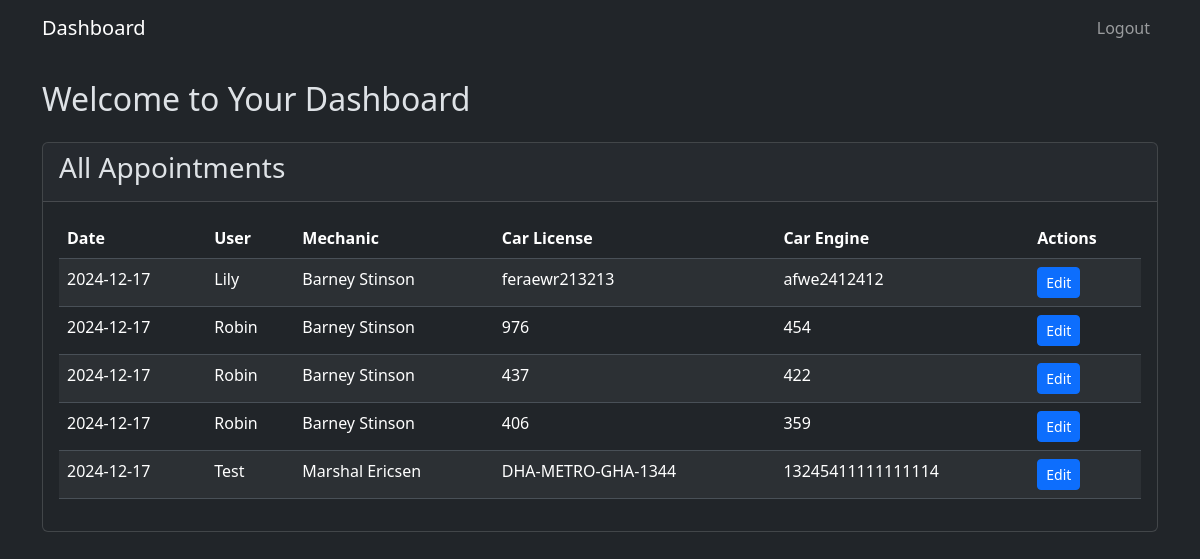
The page /admin on the database its author committed.
### tables this page shows
CREATE TABLE "Appointments" (
	"id"	INTEGER,
	"userID"	INTEGER,
	"mechanicID"	INTEGER,
	"carAppointmentDate"	DATETIME DEFAULT CURRENT_TIMESTAMP,
	"carLicenseNumber"	TEXT,
	"carEngineNumber"	INTEGER,
	PRIMARY KEY("id" AUTOINCREMENT),
	FOREIGN KEY("mechanicID") REFERENCES "mechanic"("id"),
	FOREIGN KEY("userID") REFERENCES "Users"("id")
);

CREATE TABLE "Users" (
	"id"	INTEGER,
	"name"	TEXT,
	"address"	TEXT,
	"phone"	TEXT,
	"username"	TEXT,
	"password"	TEXT,
	"role"	TEXT DEFAULT 'Client',
	PRIMARY KEY("id")
);

### app.py (the view)
@app.route('/admin')
def admin():
    tdata = getClientAppointments()
    data = []
    for i in tdata:
        data.append((getClientName(i[1]), getMechanicName(i[2]), i[3], i[4], i[5], i[0]))
    mechanics = showAllMechanics(datetime.now().strftime('%Y-%m-%d'))
    return render_template('admin.html', data=data, mechanics=mechanics)

### helper.py (called while the page is built)
def dbConnect():
    return sqlite3.connect('main.db')

def showAllMechanics(date):
    connection = dbConnect()
    cursor = connection.cursor()
    cursor.execute(f"""
        SELECT m.*, COUNT(a.id) as appointments_today
        FROM mechanic m
        LEFT JOIN Appointments a ON m.id = a.mechanicID AND DATE(a.carAppointmentDate) = DATE('{date}')
        GROUP BY m.id
    """)
    result = cursor.fetchall()
    connection.close()
    return result

def getClientAppointments():
    connection = dbConnect()
    cursor = connection.cursor()
    cursor.execute(f"SELECT * FROM Appointments")
    result = cursor.fetchall()
    connection.close()
    return result

def getClientName(userid):
    connection = dbConnect()
    cursor = connection.cursor()
    cursor.execute(f"SELECT name FROM Users WHERE id='{userid}'")
    result = cursor.fetchall()
    connection.close()
    return result[0][0]

def getMechanicName(mechaID):
    connection = dbConnect()
    cursor = connection.cursor()
    cursor.execute(f"SELECT first_name, last_name FROM mechanic WHERE id='{mechaID}'")
    result = cursor.fetchall()
    connection.close()
    return result[0][0]+" "+result[0][1]

### templates/admin.html (shortened to what this page needs)
<!DOCTYPE html>
<html lang="en"data-bs-theme="dark">
<head>
    <link href="https://cdn.jsdelivr.net/npm/bootstrap@5.3.2/dist/css/bootstrap.min.css" rel="stylesheet">
</head>
<body>
    <nav class="navbar navbar-expand-lg navbar-dark bg-dark">
        <div class="container">
            <a class="navbar-brand" href="#">Dashboard</a>
            <div class="collapse navbar-collapse" id="navbarNav">
                <ul class="navbar-nav ms-auto">
                    <li class="nav-item">
                        <a class="nav-link" href="/logout">Logout</a>
                    </li>
                </ul>
            </div>
        </div>
    </nav>
    <div class="container mt-4">
        <div class="row">
            <div class="col-12">
                <div class="d-flex justify-content-between align-items-center mb-4">
                    <h2 class="mb-0">Welcome to Your Dashboard</h2>
                </div>
                <div class="card">
                    <div class="card-header">
                        <h3 class="card-title">All Appointments</h3>
                    </div>
                    <div class="card-body">
                        <table class="table table-striped">
                            <thead>
                                <tr>
                                    <th>Date</th>
                                    <th>User</th>
                                    <th>Mechanic</th>
                                    <th>Car License</th>
                                    <th>Car Engine</th>
                                    <th>Actions</th>
                                </tr>
                            </thead>
                            <tbody>
                                {% for i in data %}
                                <tr>
                                    <td>{{ i[2] }}</td>
                                    <td>{{ i[0] }}</td>
                                    <td>{{ i[1] }}</td>
                                    <td>{{ i[3] }}</td>
                                    <td>{{ i[4] }}</td>
                                    <td>
                                        <button class="btn btn-primary btn-sm" onclick="editAppointment('{{ i[2] }}', '{{ i[1] }}', '{{ i[5] }}')" data-bs-toggle="modal" data-bs-target="#editModal">Edit</button>
                                    </td>
                                </tr>
                                {% endfor %}
                            </tbody>
                        </table>
                    </div>
                </div>
            </div>
        </div>
    </div>
</body>
</html>

### rows shown on the page
Appointments: carAppointmentDate "2024-12-17", carLicenseNumber "feraewr213213", carEngineNumber "afwe2412412"
Users: name "Lily"
Appointments: carAppointmentDate "2024-12-17", carLicenseNumber "976", carEngineNumber "454"
Users: name "Robin" "Robin" "Robin"
Appointments: carAppointmentDate "2024-12-17", carLicenseNumber "437", carEngineNumber "422"
Appointments: carAppointmentDate "2024-12-17", carLicenseNumber "406", carEngineNumber "359"
Appointments: carAppointmentDate "2024-12-17", carLicenseNumber "DHA-METRO-GHA-1344", carEngineNumber "13245411111111114"
Users: name "Test"

### other values the page prints
{{ i[1] }} "Barney Stinson" "Barney Stinson" "Barney Stinson" "Barney Stinson" "Marshal Ericsen"
